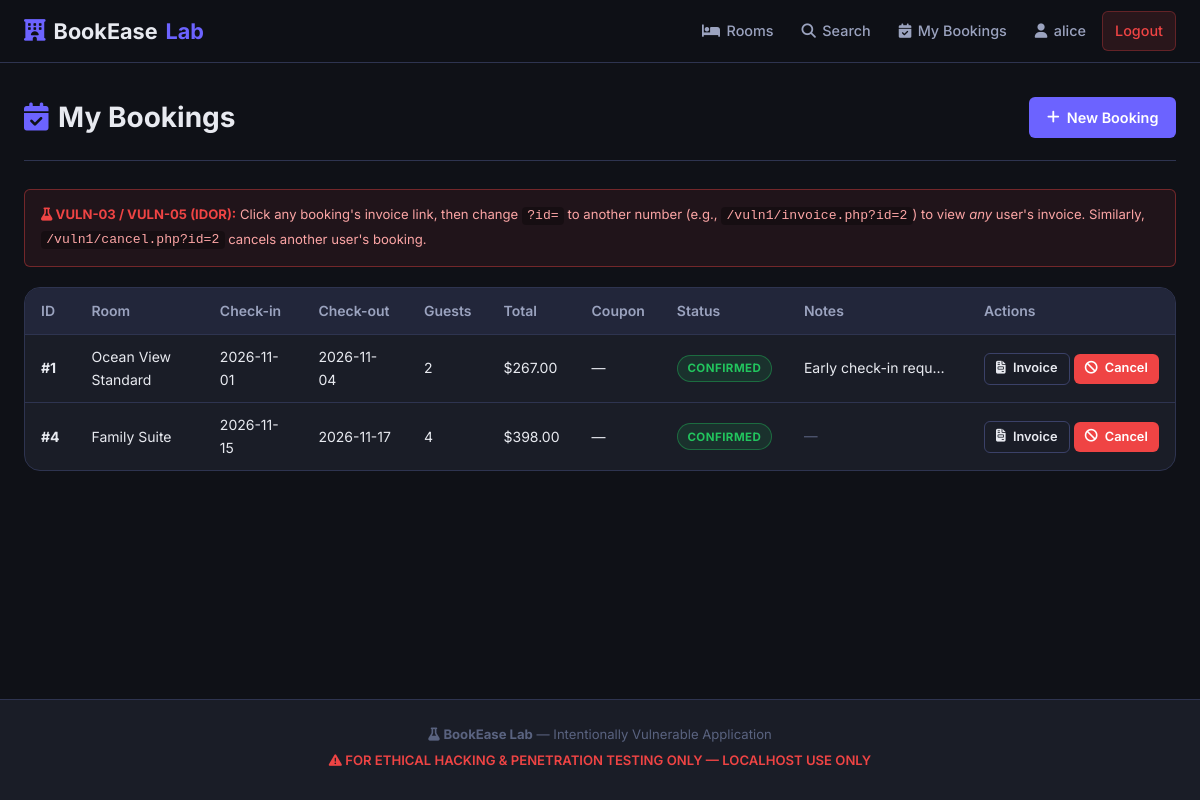
The page /bookings.php (signed in) on the database its author committed.
### tables this page shows
CREATE TABLE IF NOT EXISTS bookings (
    id            INT AUTO_INCREMENT PRIMARY KEY,
    user_id       INT NOT NULL,
    room_id       INT NOT NULL,
    check_in      DATE NOT NULL,
    check_out     DATE NOT NULL,
    guests        INT NOT NULL DEFAULT 1,
    total_price   DECIMAL(10,2) NOT NULL,         
    status        ENUM('pending','confirmed','cancelled','completed') NOT NULL DEFAULT 'pending',
    notes         TEXT DEFAULT NULL,               
    coupon_code   VARCHAR(30) DEFAULT NULL,
    discount_pct  INT DEFAULT 0,
    created_at    DATETIME DEFAULT CURRENT_TIMESTAMP,
    FOREIGN KEY (user_id) REFERENCES users(id),
    FOREIGN KEY (room_id) REFERENCES rooms(id)
);

CREATE TABLE IF NOT EXISTS rooms (
    id           INT AUTO_INCREMENT PRIMARY KEY,
    name         VARCHAR(120) NOT NULL,
    type         ENUM('standard','deluxe','suite','conference') NOT NULL DEFAULT 'standard',
    description  TEXT,
    price_per_night DECIMAL(10,2) NOT NULL,
    capacity     INT NOT NULL DEFAULT 2,
    image        VARCHAR(255) DEFAULT 'default-room.jpg',
    status       ENUM('available','maintenance','inactive') NOT NULL DEFAULT 'available'
);

### includes/auth.php (called while the page is built, shortened)
<?php
function current_user() {
    return isset($_SESSION['user']) ? $_SESSION['user'] : null;
}

### bookings.php (the view, shortened to what this page needs)
<?php
require_once 'includes/db.php';
require_once 'includes/auth.php';
$user = current_user();
$uid  = (int)$user['id'];
$sql  = "SELECT b.*, r.name AS room_name, r.type AS room_type, r.price_per_night
         FROM bookings b
         JOIN rooms r ON b.room_id = r.id
         WHERE b.user_id = $uid
         ORDER BY b.created_at DESC";
$bookings = mysqli_query($conn, $sql);
require_once 'includes/header.php';
?>
<div class="container">
    <div class="page-header">
        <h1><i class="fa-solid fa-calendar-check"></i> My Bookings</h1>
        <a href="/vuln1/rooms.php" class="btn btn-primary"><i class="fa-solid fa-plus"></i> New Booking</a>
    </div>
    <div class="vuln-note mb-md">
        <strong><i class="fa-solid fa-flask"></i> VULN-03 / VULN-05 (IDOR):</strong>
        Click any booking's invoice link, then change <code>?id=</code> to another number
        (e.g., <code>/vuln1/invoice.php?id=2</code>) to view <em>any</em> user's invoice.
        Similarly, <code>/vuln1/cancel.php?id=2</code> cancels another user's booking.
    </div>
    <?php if (mysqli_num_rows($bookings) === 0): ?>
    <div class="empty-state">
        <i class="fa-solid fa-calendar-xmark"></i>
        <p>No bookings yet. <a href="/vuln1/rooms.php">Browse rooms</a> to make your first booking.</p>
    </div>
    <?php else: ?>
    <div class="card">
        <div class="table-wrap">
        <table class="data-table">
            <thead>
                <tr>
                    <th>ID</th>
                    <th>Room</th>
                    <th>Check-in</th>
                    <th>Check-out</th>
                    <th>Guests</th>
                    <th>Total</th>
                    <th>Coupon</th>
                    <th>Status</th>
                    <th>Notes</th>
                    <th>Actions</th>
                </tr>
            </thead>
            <tbody>
            <?php while ($b = mysqli_fetch_assoc($bookings)): ?>
                <tr>
                    <td><strong>#<?= $b['id'] ?></strong></td>
                    <td><?= htmlspecialchars($b['room_name']) ?></td>
                    <td><?= $b['check_in'] ?></td>
                    <td><?= $b['check_out'] ?></td>
                    <td><?= $b['guests'] ?></td>
                    <td>$<?= number_format($b['total_price'], 2) ?></td>
                    <td><?= $b['coupon_code'] ? htmlspecialchars($b['coupon_code']) : '—' ?></td>
                    <td><span class="status-badge status-<?= $b['status'] ?>"><?= ucfirst($b['status']) ?></span></td>
                    <td class="notes-cell">
                        <?= $b['notes'] ?: '<span class="text-muted">—</span>' ?>
                    </td>
                    <td class="actions-cell">
                        <a href="/vuln1/invoice.php?id=<?= $b['id'] ?>" class="btn btn-sm btn-outline">
                            <i class="fa-solid fa-file-invoice"></i> Invoice
                        </a>
                        <?php if (in_array($b['status'], ['confirmed','pending'])): ?>
                        <a href="/vuln1/cancel.php?id=<?= $b['id'] ?>"
                           onclick="return confirm('Cancel booking #<?= $b['id'] ?>?')"
                           class="btn btn-sm btn-danger">
                            <i class="fa-solid fa-ban"></i> Cancel
                        </a>
                        <?php endif; ?>
                    </td>
                </tr>
            <?php endwhile; ?>
            </tbody>
        </table>
        </div>
    </div>
    <?php endif; ?>
</div>
<?php require_once 'includes/footer.php'; ?>

### assets/css/style.css (style rules this page uses)
:root { --bg-base: #0f1117; --bg-surface: #1a1d27; --bg-elevated: #22263a; --bg-hover: #2a2f45; --border: #2e3450; --border-light: #3b4168; --brand: #6c63ff; --brand-light: #8b83ff; --brand-dark: #5248d4; --brand-glow: rgba(108,99,255,.25); --accent: #00d2ff; --accent-green: #22c55e; --accent-red: #ef4444; --accent-yellow:#f59e0b; --accent-orange:#f97316; --text-primary: #e8eaf0; --text-secondary: #9ba3bf; --text-muted: #5a6380; --vuln-bg: rgba(239,68,68,.08); --vuln-border:rgba(239,68,68,.4); --radius-sm: 6px; --radius: 10px; --radius-lg: 16px; --radius-xl: 24px; --shadow-sm: 0 2px 8px rgba(0,0,0,.4); --shadow: 0 4px 20px rgba(0,0,0,.5); --shadow-lg: 0 8px 40px rgba(0,0,0,.6); --transition: .2s ease; }
*, *::before, *::after { box-sizing: border-box; margin: 0; padding: 0; }
html { scroll-behavior: smooth; }
body { font-family: 'Inter', system-ui, -apple-system, sans-serif; background: var(--bg-base); color: var(--text-primary); min-height: 100vh; display: flex; flex-direction: column; line-height: 1.6; }
a { color: var(--brand-light); text-decoration: none; transition: color var(--transition); }
.container { max-width: 1280px; margin: 0 auto; padding: 2rem 1.5rem; }
.mb-md { margin-bottom: 1.25rem; }
.text-muted { color: var(--text-muted); font-size: .85rem; }
.page-header { display: flex; align-items: center; justify-content: space-between; margin-bottom: 1.75rem; padding-bottom: 1.25rem; border-bottom: 1px solid var(--border); }
.page-header h1 { font-size: 1.75rem; display: flex; align-items: center; gap: .6rem; }
.page-header h1 i { color: var(--brand); }
.btn { display: inline-flex; align-items: center; gap: .45rem; padding: .55rem 1.1rem; border-radius: var(--radius-sm); font-size: .9rem; font-weight: 600; cursor: pointer; border: none; transition: all var(--transition); text-decoration: none; white-space: nowrap; }
.btn-sm { padding: .3rem .7rem; font-size: .8rem; }
.btn-primary { background: var(--brand); color: #fff; }
.btn-outline { background: transparent; border: 1px solid var(--border-light); color: var(--text-primary); }
.btn-danger { background: var(--accent-red); color: #fff; }
.card { background: var(--bg-surface); border: 1px solid var(--border); border-radius: var(--radius-lg); overflow: hidden; margin-bottom: 1.5rem; }
.vuln-note { background: var(--vuln-bg); border: 1px solid var(--vuln-border); border-radius: var(--radius-sm); padding: .85rem 1rem; font-size: .82rem; color: #fca5a5; line-height: 1.7; }
.vuln-note strong { color: var(--accent-red); }
.vuln-note code { background: rgba(0,0,0,.3); padding: .1em .4em; border-radius: 4px; font-family: monospace; }
.table-wrap { overflow-x: auto; }
.data-table { width: 100%; border-collapse: collapse; font-size: .875rem; }
.data-table th { background: var(--bg-elevated); padding: .75rem 1rem; text-align: left; font-weight: 600; color: var(--text-secondary); border-bottom: 1px solid var(--border); white-space: nowrap; }
.data-table td { padding: .7rem 1rem; border-bottom: 1px solid var(--border); color: var(--text-primary); vertical-align: middle; }
.data-table tr:last-child td { border-bottom: none; }
.notes-cell { max-width: 180px; overflow: hidden; text-overflow: ellipsis; white-space: nowrap; }
.actions-cell { white-space: nowrap; }
.status-badge { display: inline-block; padding: .2rem .6rem; border-radius: 999px; font-size: .72rem; font-weight: 700; text-transform: uppercase; letter-spacing: .04em; }
.status-confirmed { background: rgba(34,197,94,.12); color: #22c55e; border: 1px solid rgba(34,197,94,.4); }

### rows shown on the page
bookings: id "1", room.name "Ocean View Standard", check_in "2026-11-01", check_out "2026-11-04", guests "2", total_price "267.00", status "CONFIRMED", notes "Early check-in requ…"
bookings: id "4", room.name "Family Suite", check_in "2026-11-15", check_out "2026-11-17", guests "4", total_price "398.00", status "CONFIRMED", notes "—"

### other values the page prints
$user['username'] "alice"
